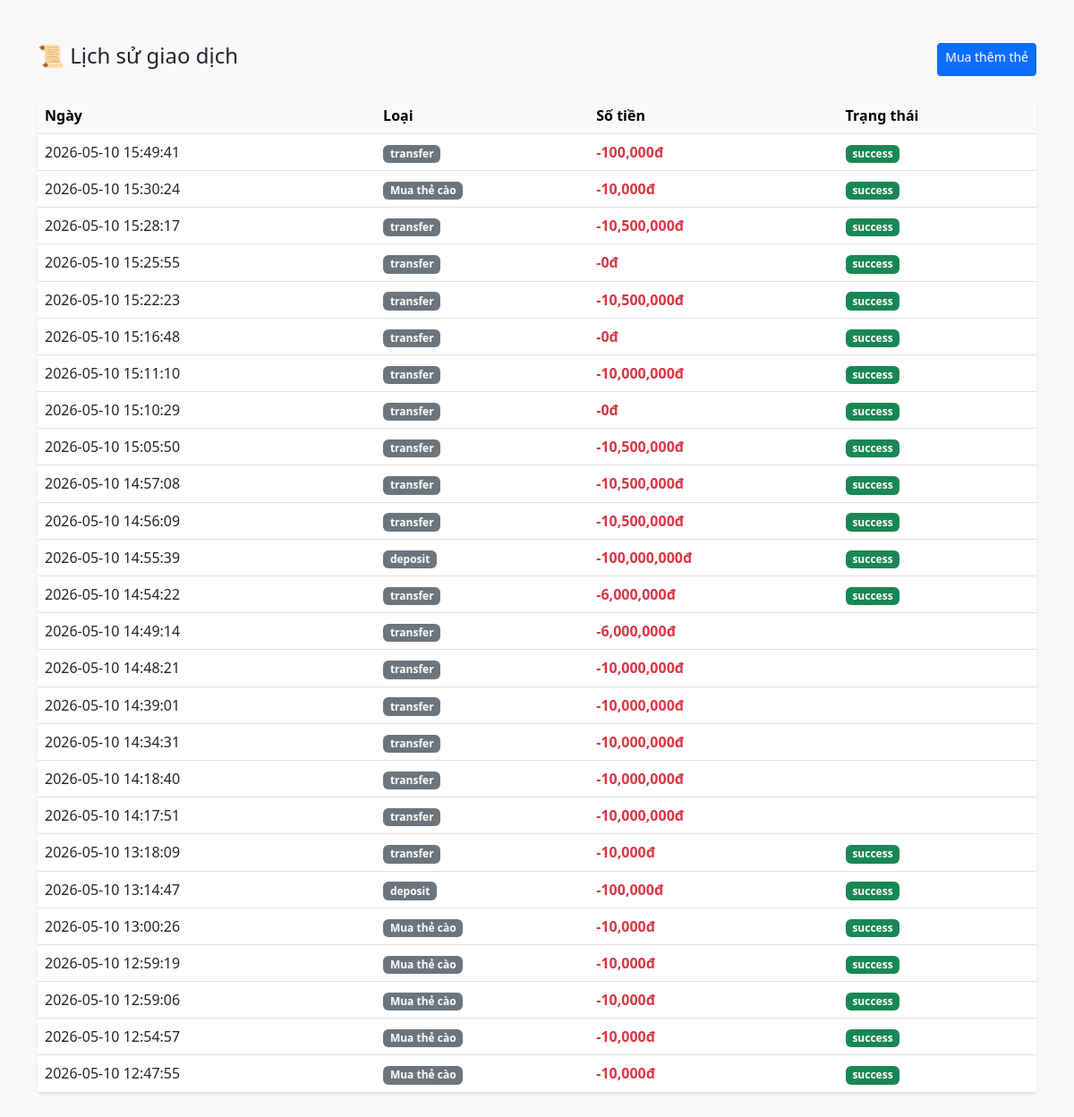
The app's page /history.php (signed in) with its own data.
### tables this page shows
CREATE TABLE `transactions` (
  `id` int(11) NOT NULL,
  `sender_id` int(11) DEFAULT NULL,
  `receiver_phone` varchar(15) DEFAULT NULL,
  `receiver_id` int(11) DEFAULT NULL,
  `type` enum('deposit','withdraw','transfer','buy_card') NOT NULL,
  `amount` decimal(15,2) NOT NULL,
  `fee` decimal(15,2) DEFAULT 0.00,
  `total_amount` decimal(15,2) NOT NULL,
  `status` enum('pending','success','failed') DEFAULT 'pending',
  `note` text DEFAULT NULL,
  `created_at` timestamp NOT NULL DEFAULT current_timestamp()
);

### history.php (the view, shortened to what this page needs)
<?php
include 'db_config.php';
$user_id = $_SESSION['user_id'];
$stmt = $conn->prepare("SELECT * FROM transactions WHERE sender_id = ? OR receiver_id = ? ORDER BY created_at DESC");
$stmt->execute([$user_id, $user_id]);
$history = $stmt->fetchAll();
?>
<!DOCTYPE html>
<html lang="vi">
<head>
    <link href="https://cdn.jsdelivr.net/npm/bootstrap@5.3.0/dist/css/bootstrap.min.css" rel="stylesheet">
</head>
<body class="bg-light">
<div class="container py-5">
    <div class="d-flex justify-content-between mb-4">
        <h4>📜 Lịch sử giao dịch</h4>
        <a href="buy_card.php" class="btn btn-primary btn-sm">Mua thêm thẻ</a>
    </div>
    <div class="card border-0 shadow-sm">
        <div class="table-responsive">
            <table class="table table-hover mb-0">
                <thead class="table-light">
                    <tr>
                        <th>Ngày</th>
                        <th>Loại</th>
                        <th>Số tiền</th>
                        <th>Trạng thái</th>
                    </tr>
                </thead>
                <tbody>
                    <?php foreach ($history as $row): ?>
                    <tr>
                        <td><?= $row['created_at'] ?></td>
                        <td>
                            <span class="badge bg-secondary">
                                <?= ($row['type'] == 'buy_card') ? 'Mua thẻ cào' : $row['type'] ?>
                            </span>
                        </td>
                        <td class="fw-bold text-danger">
                            -<?= number_format($row['total_amount']) ?>đ
                        </td>
                        <td><span class="badge bg-success"><?= $row['status'] ?></span></td>
                    </tr>
                    <?php endforeach; ?>
                </tbody>
            </table>
        </div>
    </div>
</div>
</body>
</html>

### records on screen
transactions: created_at "2026-05-10 15:49:41", type "transfer", total_amount "100,000", status "success"
transactions: created_at "2026-05-10 15:30:24", type "Mua thẻ cào", total_amount "10,000", status "success"
transactions: created_at "2026-05-10 15:28:17", type "transfer", total_amount "10,500,000", status "success"
transactions: created_at "2026-05-10 15:25:55", type "transfer", total_amount "0", status "success"
transactions: created_at "2026-05-10 15:22:23", type "transfer", total_amount "10,500,000", status "success"
transactions: created_at "2026-05-10 15:16:48", type "transfer", total_amount "0", status "success"
transactions: created_at "2026-05-10 15:11:10", type "transfer", total_amount "10,000,000", status "success"
transactions: created_at "2026-05-10 15:10:29", type "transfer", total_amount "0", status "success"
transactions: created_at "2026-05-10 15:05:50", type "transfer", total_amount "10,500,000", status "success"
transactions: created_at "2026-05-10 14:57:08", type "transfer", total_amount "10,500,000", status "success"
transactions: created_at "2026-05-10 14:56:09", type "transfer", total_amount "10,500,000", status "success"
transactions: created_at "2026-05-10 14:55:39", type "deposit", total_amount "100,000,000", status "success"
transactions: created_at "2026-05-10 14:54:22", type "transfer", total_amount "6,000,000", status "success"
transactions: created_at "2026-05-10 14:49:14", type "transfer", total_amount "6,000,000"
transactions: created_at "2026-05-10 14:48:21", type "transfer", total_amount "10,000,000"
transactions: created_at "2026-05-10 14:39:01", type "transfer", total_amount "10,000,000"
transactions: created_at "2026-05-10 14:34:31", type "transfer", total_amount "10,000,000"
transactions: created_at "2026-05-10 14:18:40", type "transfer", total_amount "10,000,000"
transactions: created_at "2026-05-10 14:17:51", type "transfer", total_amount "10,000,000"
transactions: created_at "2026-05-10 13:18:09", type "transfer", total_amount "10,000", status "success"
transactions: created_at "2026-05-10 13:14:47", type "deposit", total_amount "100,000", status "success"
transactions: created_at "2026-05-10 13:00:26", type "Mua thẻ cào", total_amount "10,000", status "success"
transactions: created_at "2026-05-10 12:59:19", type "Mua thẻ cào", total_amount "10,000", status "success"
transactions: created_at "2026-05-10 12:59:06", type "Mua thẻ cào", total_amount "10,000", status "success"
transactions: created_at "2026-05-10 12:54:57", type "Mua thẻ cào", total_amount "10,000", status "success"
transactions: created_at "2026-05-10 12:47:55", type "Mua thẻ cào", total_amount "10,000", status "success"
